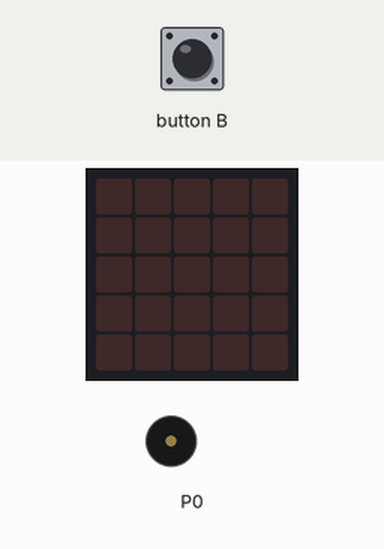
Simulated run of this program. Board: BBC micro:bit (MakeCode). On the bench: the board's 5×5 LED display, buzzer (waves = sounding). Inputs (shaded band) come from the test bench. Random numbers come from a fixed seed.

Above: at 1.2 s.
1.3 s: button B pressed for 0.15 s
At 2.7 s:
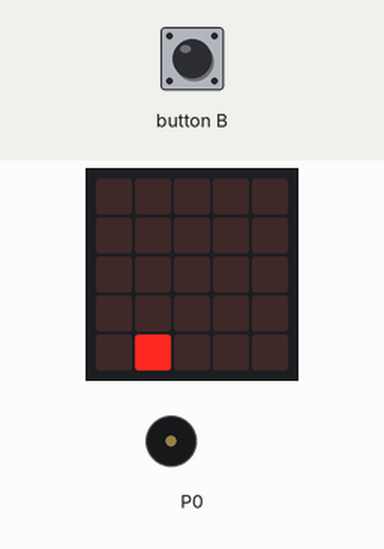
3.0 s: button B pressed for 0.15 s
At 4.3 s:
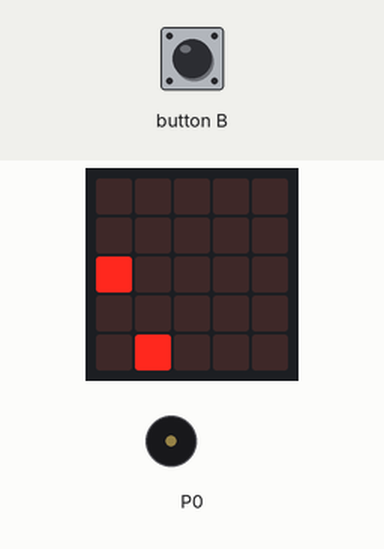
4.7 s: button B pressed for 0.15 s
At 5.6 s:
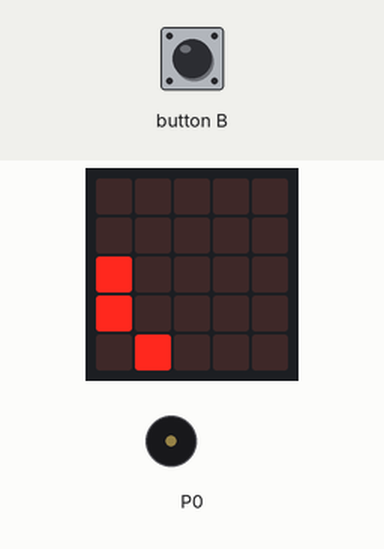
6.4 s: button B pressed for 0.15 s
At 7.8 s:
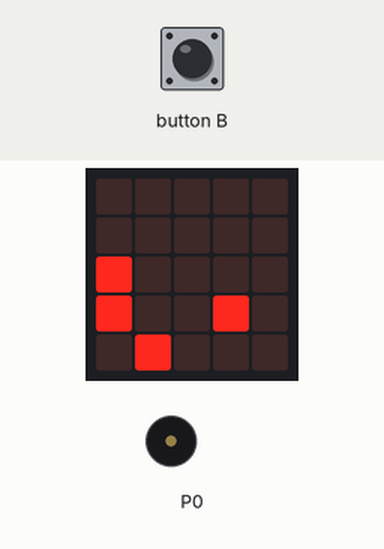
8.1 s: button B pressed for 0.15 s
At 9.4 s:
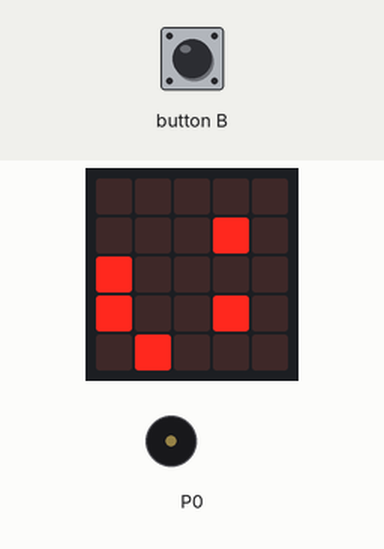
9.8 s: button B pressed 5 times (0.12 s each, 0.3 s apart)
At 11.7 s:
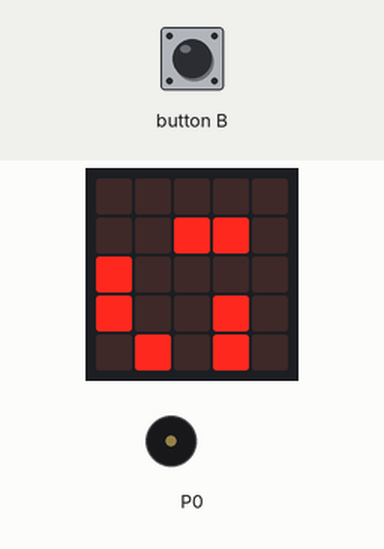
Timing chart, 0 to 13.2 s (numbered marks = the images above; inputs shaded):
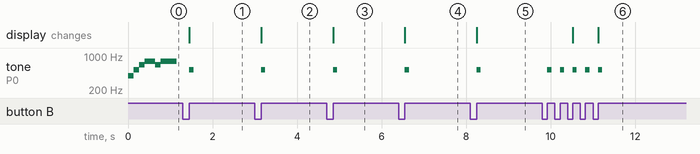

The program:

main.ts
```typescript
input.onButtonPressed(Button.B, function () {
    music.ringTone(523)
    led.plot(randint(0, 4), randint(0, 4))
    제한 += 1
    basic.pause(100)
    music.stopAllSounds()
    if (완료 == 25) {
        music._playDefaultBackground(music.builtInPlayableMelody(Melodies.Entertainer), music.PlaybackMode.InBackground)
        basic.showString("YOU WIN")
        basic.pause(2000)
        music.stopAllSounds()
        basic.clearScreen()
    }
    if (80 == 제한) {
        music.stopAllSounds()
        basic.clearScreen()
        music._playDefaultBackground(music.builtInPlayableMelody(Melodies.Baddy), music.PlaybackMode.InBackground)
        basic.showString("GAME OVER")
        basic.showLeds(`
            # # # # #
            . . . . #
            # # # # #
            . . . . #
            . . . . #
            `)
        basic.pause(2000)
        basic.clearScreen()
        music.stopAllSounds()
    }
})
let 완료 = 0
let 제한 = 0
music._playDefaultBackground(music.builtInPlayableMelody(Melodies.PowerUp), music.PlaybackMode.InBackground)
basic.forever(function () {
    if (led.point(0, 0)) {
        완료 += 1
    }
    if (led.point(0, 1)) {
        완료 += 1
    }
    if (led.point(0, 2)) {
        완료 += 1
    }
    if (led.point(0, 3)) {
        완료 += 1
    }
    if (led.point(0, 4)) {
        완료 += 1
    }
    if (led.point(1, 0)) {
        완료 += 1
    }
    if (led.point(1, 1)) {
        완료 += 1
    }
    if (led.point(1, 2)) {
        완료 += 1
    }
    if (led.point(1, 3)) {
        완료 += 1
    }
    if (led.point(1, 4)) {
        완료 += 1
    }
    if (led.point(2, 0)) {
        완료 += 1
    }
    if (led.point(2, 1)) {
        완료 += 1
    }
    if (led.point(2, 2)) {
        완료 += 1
    }
    if (led.point(2, 3)) {
        완료 += 1
    }
    if (led.point(2, 4)) {
        완료 += 1
    }
    if (led.point(3, 0)) {
        완료 += 1
    }
    if (led.point(3, 1)) {
        완료 += 1
    }
    if (led.point(3, 2)) {
        완료 += 1
    }
    if (led.point(3, 3)) {
        완료 += 1
    }
    if (led.point(3, 4)) {
        완료 += 1
    }
    if (led.point(4, 0)) {
        완료 += 1
    }
    if (led.point(4, 1)) {
        완료 += 1
    }
    if (led.point(4, 2)) {
        완료 += 1
    }
    if (led.point(4, 3)) {
        완료 += 1
    }
    if (led.point(4, 4)) {
        완료 += 1
    }
    basic.pause(200)
    완료 = 0
})
```

test.ts
```typescript
// 테스트는 여기로 이동합니다; 이 패키지가 확장으로 사용될 때 컴파일되지 않을 것 입니다.
```

Measured:
- after the input at 1.3 s, tone on P0: silent → 523 Hz after 0.15 s, → silent 0.10 s later; the display: changes after 0.15 s (image 1)
- after the input at 3.0 s, tone on P0: silent → 523 Hz after 0.15 s, → silent 0.10 s later; the display: changes after 0.15 s (image 2)
- after the input at 4.7 s, tone on P0: silent → 523 Hz after 0.15 s, → silent 0.10 s later; the display: changes after 0.15 s (image 3)
- after the input at 6.4 s, tone on P0: silent → 523 Hz after 0.15 s, → silent 0.10 s later; the display: changes after 0.15 s (image 4)
- after the input at 8.1 s, tone on P0: silent → 523 Hz after 0.15 s, → silent 0.10 s later; the display: changes after 0.15 s (image 5)
- after the input at 9.8 s, tone on P0: alternates 523 Hz for 0.10 s and silent for 0.20 s, 10 changes in all, then stays silent, starting after 0.12 s; the display: first changes after 0.72 s (image 6 shows a later state)
- by itself, tone on P0: plays 392 Hz for 0.13 s, 523 Hz for 0.13 s, 659 Hz for 0.13 s, 784 Hz for 0.26 s, 659 Hz for 0.13 s, 784 Hz for 0.38 s
